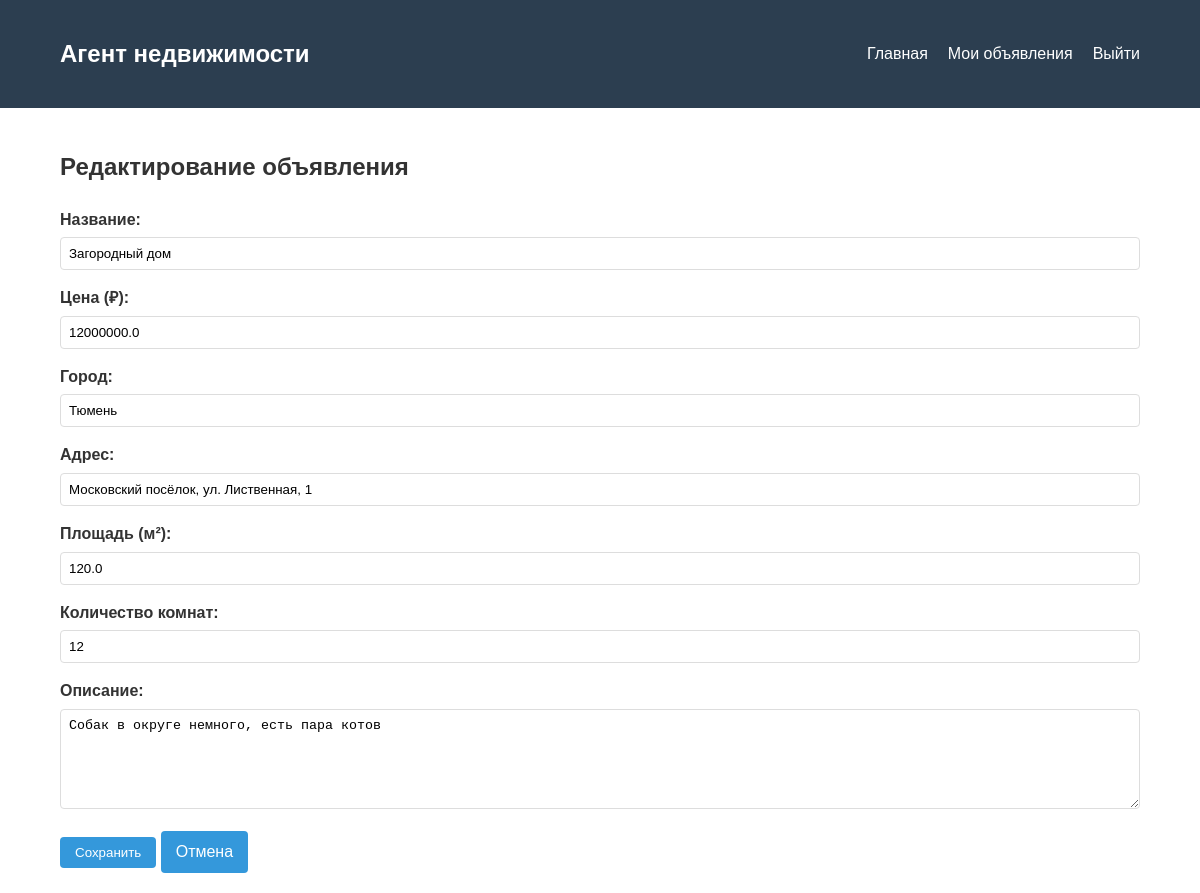
Screenshot of /listings/edit/1 (signed in) with the database file from the repository.
### models.py (models this page shows)
class Listing(db.Model):
    __tablename__ = "listings"
    id = db.Column(db.Integer, primary_key=True)
    title = db.Column(db.String(100), nullable=False)
    price = db.Column(db.Float, nullable=False)
    city = db.Column(db.String(50), nullable=False)
    address = db.Column(db.String(200))
    description = db.Column(db.Text)
    area = db.Column(db.Float)
    rooms = db.Column(db.Integer)
    created_at = db.Column(db.DateTime, server_default=db.func.now())
    user_id = db.Column(db.Integer, db.ForeignKey("users.id"), nullable=False)

### app.py (the view, shortened to what this page needs)
    @app.route("/listings/edit/<int:id>", methods=["GET", "POST"])
    @login_required
    def edit_listing(id):
        listing = Listing.query.get_or_404(id)
        if listing.user_id != current_user.id:
            flash("Нет прав для редактирования")
            return redirect(url_for("listings"))
        return render_template("edit_listing.html", listing=listing)

### templates/edit_listing.html
{% extends "base.html" %}
{% block content %}
<h2>{% if listing %}Редактирование{% else %}Добавление{% endif %} объявления</h2>
<form method="POST">
    <div class="form-group">
        <label for="title">Название:</label>
        <input type="text" id="title" name="title" value="{{ listing.title if listing }}" required>
    </div>
    <div class="form-group">
        <label for="price">Цена (₽):</label>
        <input type="number" step="0.01" id="price" name="price" value="{{ listing.price if listing }}" required>
    </div>
    <div class="form-group">
        <label for="city">Город:</label>
        <input type="text" id="city" name="city" value="{{ listing.city if listing }}" required>
    </div>
    <div class="form-group">
        <label for="address">Адрес:</label>
        <input type="text" id="address" name="address" value="{{ listing.address if listing }}">
    </div>
    <div class="form-group">
        <label for="area">Площадь (м²):</label>
        <input type="number" step="0.1" id="area" name="area" value="{{ listing.area if listing }}">
    </div>
    <div class="form-group">
        <label for="rooms">Количество комнат:</label>
        <input type="number" id="rooms" name="rooms" value="{{ listing.rooms if listing }}">
    </div>
    <div class="form-group">
        <label for="description">Описание:</label>
        <textarea id="description" name="description">{{ listing.description if listing }}</textarea>
    </div>
    <button type="submit" class="btn">Сохранить</button>
    <a href="{{ url_for('listings') }}" class="btn">Отмена</a>
</form>
{% endblock %}

### static/style.css (style rules this page uses)
body { font-family: Arial, sans-serif; line-height: 1.6; margin: 0; padding: 0; color: #333; }
.btn { display: inline-block; padding: 8px 15px; background: #3498db; color: white; text-decoration: none; border-radius: 4px; border: none; cursor: pointer; }
.form-group { margin-bottom: 15px; }
.form-group label { display: block; margin-bottom: 5px; font-weight: bold; }
.form-group input, .form-group textarea, .form-group select { width: 100%; padding: 8px; border: 1px solid #ddd; border-radius: 4px; box-sizing: border-box; }
.form-group textarea { min-height: 100px; }

### rows the page displays
Listing: title "Загородный дом", price "12000000.0", city "Тюмень", address "Московский посёлок, ул. Лиственная, 1", area "120.0", rooms "12", description "Собак в округе немного, есть пара котов"
